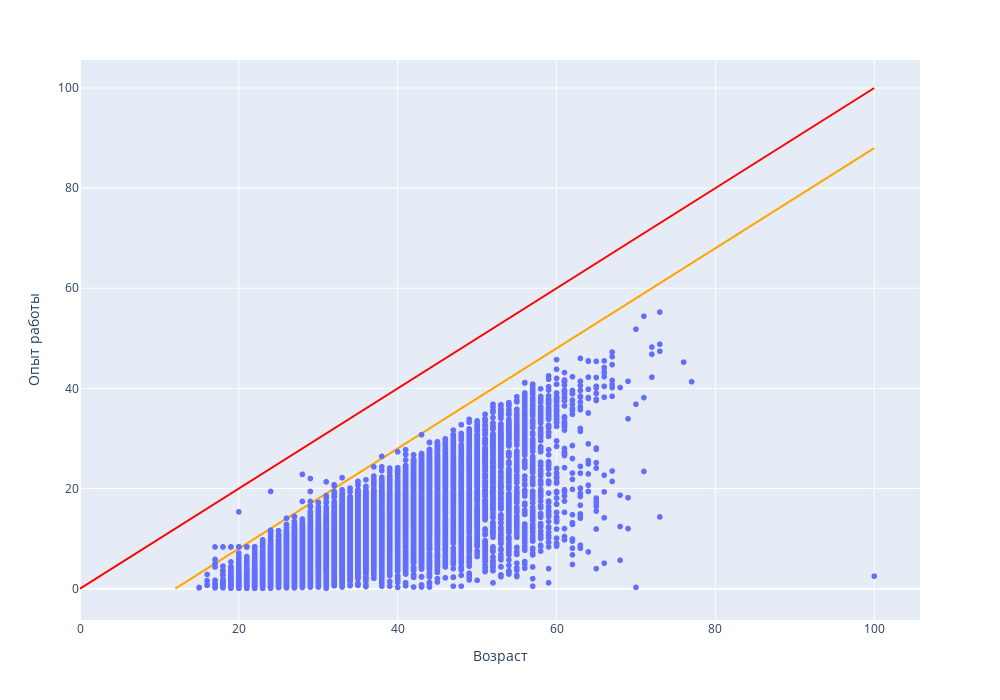

Notebook cell for this chart:
### Markdown cell above
8. Постройте **диаграмму рассеяния**, показывающую зависимость опыта работы (**"Опыт работы (месяц)"**) от возраста (**"Возраст"**). Опыт работы переведите из месяцев в года, чтобы признаки были в едином масштабе. Постройте на графике дополнительно прямую, проходящую через точки (0, 0) и (100, 100). Данная прямая соответствует значениям, когда опыт работы равен возрасту человека. Точки, лежащие на этой прямой и выше нее - аномалии в наших данных (опыт работы больше либо равен возрасту соискателя)

### Code cell
import plotly.graph_objects as go
hh_data_mod = hh_data.copy()
hh_data_mod["Опыт работы"] = hh_data["Опыт работы(месяц)"]/12

# Построим график по полученным данным
age_anomaly = px.scatter(
    data_frame=hh_data_mod,
    x="Возраст",
    y="Опыт работы",
    width=1000,
    height=700,  
)

age_anomaly.add_trace(
    go.Scatter(
        x=[0, 100],
        y=[0, 100],
        mode="lines",
        line=go.scatter.Line(color="red"),
        showlegend=False)
)

age_anomaly.add_trace(
    go.Scatter(
        x=[12, 100],
        y=[0, 88],
        mode="lines",
        line=go.scatter.Line(color="orange"),
        showlegend=False)
)
age_anomaly.show()
age_anomaly.write_html("plotly/age_anomaly.html")

### Figure 1 — Plotly figure (JSON) as saved in the notebook; plotly's stock layout.template omitted (floating-point values rounded to 4 significant figures; data arrays with more than 128 entries replaced by an {"elided": "..."} marker saying what was removed)
{"data": [{"hovertemplate": "Возраст=%{x}<br>Опыт работы=%{y}<extra></extra>", "legendgroup": "", "marker": {"color": "#636efa", "symbol": "circle"}, "mode": "markers", "name": "", "showlegend": false, "type": "scattergl", "x": {"elided": "44485 int values"}, "xaxis": "x", "y": {"elided": "44485 float values"}, "yaxis": "y"}, {"line": {"color": "red"}, "mode": "lines", "showlegend": false, "type": "scatter", "x": [0, 100], "y": [0, 100]}, {"line": {"color": "orange"}, "mode": "lines", "showlegend": false, "type": "scatter", "x": [12, 100], "y": [0, 88]}], "layout": {"height": 700, "legend": {"tracegroupgap": 0}, "margin": {"t": 60}, "width": 1000, "xaxis": {"anchor": "y", "domain": [0, 1], "title": {"text": "Возраст"}}, "yaxis": {"anchor": "x", "domain": [0, 1], "title": {"text": "Опыт работы"}}}}
